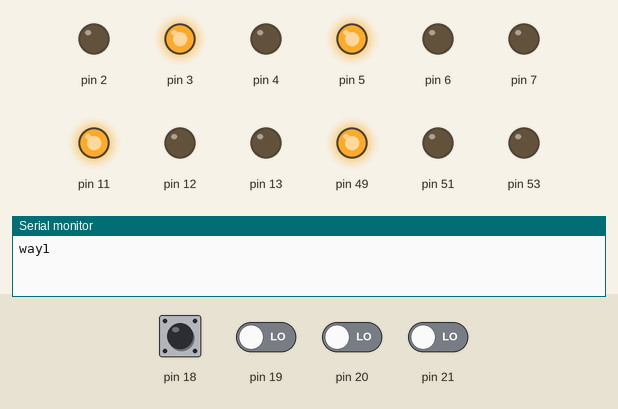
Bench run of a sketch on a simulated Arduino Mega 2560, built with avr-gcc and run on an emulated ATmega2560. On the bench: output pins drawn as LEDs (lit = HIGH), the last lines printed to the serial monitor. The inputs (shaded band) are chosen by the test bench; at power-on: pin 18 HIGH, pin 19–21 LOW.

Above: at 0.2 s.
At 4.0 s:
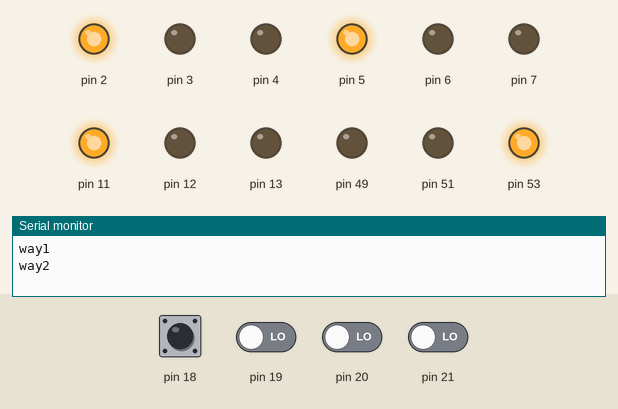
At 6.0 s:
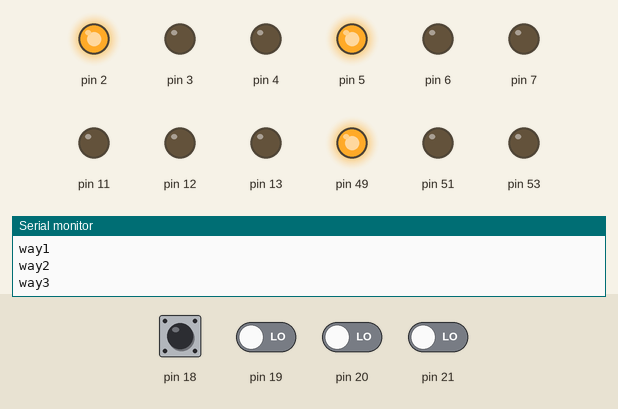
At 8.5 s:
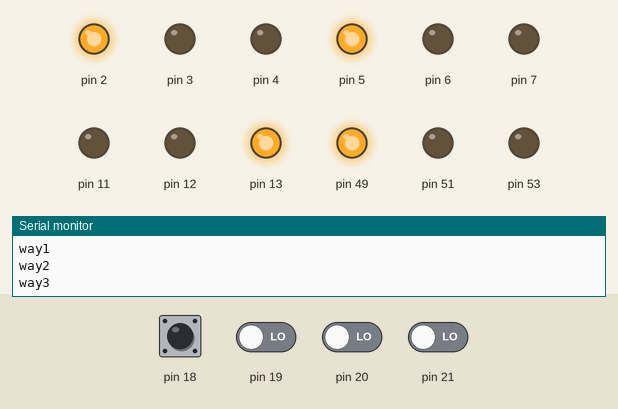
At 10.5 s:
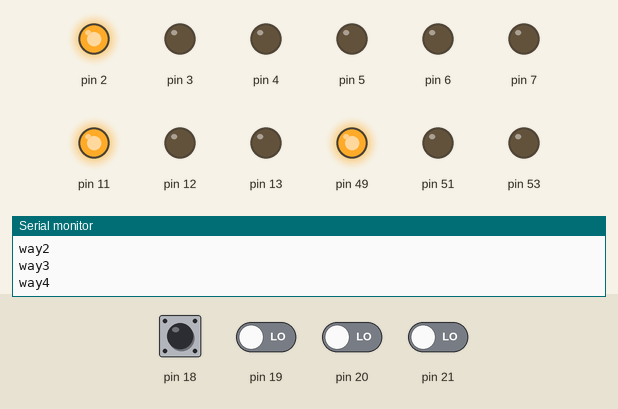
At 15.5 s:
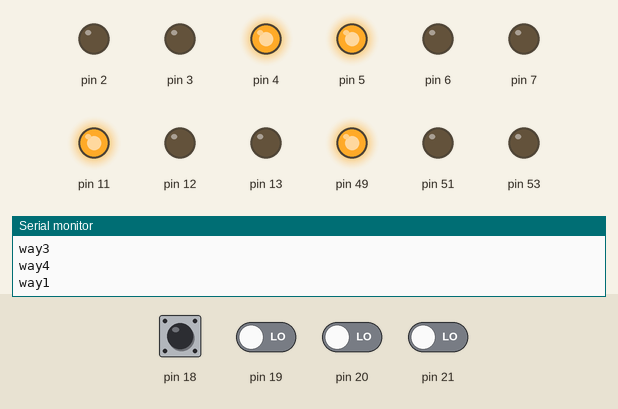
Timing chart, 0 to 18.2 s (numbered marks = the images above):
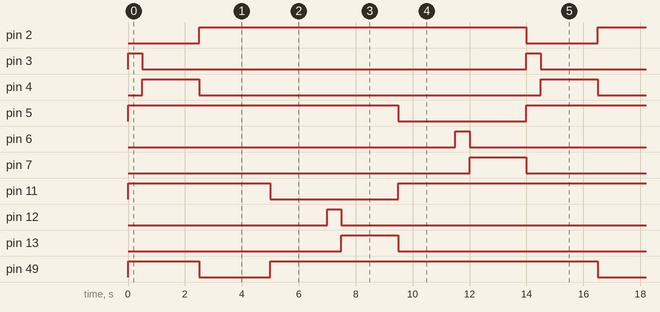

Measured:
- by itself, pin 2: alternates HIGH for 11.5 s and LOW for 2.5 s
- by itself, pin 3, pin 6, pin 12, pin 51: alternates HIGH for 0.50 s and LOW for 13.5 s
- by itself, pin 4, pin 7, pin 13, pin 53: alternates HIGH for 2.0 s and LOW for 12.0 s
- by itself, pin 5: alternates HIGH for 9.5 s and LOW for 4.5 s
- by itself, pin 11: repeats every 14.0 s: LOW 4.5 s, HIGH 9.5 s
- by itself, pin 49: repeats every 14.0 s: LOW 2.5 s, HIGH 11.5 s

The sketch:

Ambulance_mega.ino
```cpp
int flag1=HIGH;
int flag2=HIGH;
int flag3=HIGH;
int flag4=HIGH;
int Flag7=HIGH;
int Flag6=HIGH;
int Flag8=HIGH;
int Flag9=HIGH;

String way;
//int way2=LOW;
//int way3=LOW;
//int way4=LOW;

int FLAGEND = LOW;

void setup() {
Serial.begin(9600);
  pinMode(31,INPUT);
   pinMode(33,INPUT);
    pinMode(35,INPUT);
     pinMode(37,INPUT);
      pinMode(39,INPUT);
        pinMode(41,INPUT);
   pinMode(43,INPUT);
    pinMode(45,INPUT);

 pinMode(2,OUTPUT);
 pinMode(3,OUTPUT);
  pinMode(4,OUTPUT);
  pinMode(5,OUTPUT);
    pinMode(6,OUTPUT);
     pinMode(7,OUTPUT);
      pinMode(11,OUTPUT);
       pinMode(12,OUTPUT);
        pinMode(13,OUTPUT);
         pinMode(51,OUTPUT);
          pinMode(49,OUTPUT);
           pinMode(53,OUTPUT);
            digitalWrite(4,LOW);
             digitalWrite(3,LOW);
              digitalWrite(2,LOW);
               digitalWrite(51,LOW);
                digitalWrite(49,LOW);
                 digitalWrite(53,LOW);
                  digitalWrite(11,LOW);
                   digitalWrite(12,LOW);
                    digitalWrite(13,LOW);
                     digitalWrite(5,LOW);
                      digitalWrite(6,LOW);
                       digitalWrite(7,LOW);
                       digitalWrite(18,HIGH);
                       digitalWrite(16,HIGH);
                       digitalWrite(14,HIGH);


}

void loop() {

  attachInterrupt(digitalPinToInterrupt(18),buttonPressed1,RISING);
  attachInterrupt(digitalPinToInterrupt(19),buttonPressed2,RISING);
  attachInterrupt(digitalPinToInterrupt(20),buttonPressed3,RISING);
  attachInterrupt(digitalPinToInterrupt(21),buttonPressed4,RISING);

  if(FLAGEND == HIGH)
  {
      delay(10000);
      FLAGEND = LOW;
      Flag6 = HIGH;
      Flag7 = LOW;
      Flag8 = LOW;
      Flag9 = LOW;
  }

  if(Flag6 == HIGH)  {
  way="way1";
  Serial.println(way);
  digitalWrite(49,HIGH);
  digitalWrite(5,HIGH);
  digitalWrite(11,HIGH);
  digitalWrite(2,LOW);
  //GREEN LED OFF
  digitalWrite(7,LOW);
  digitalWrite(13,LOW);
  digitalWrite(53,LOW);
   digitalWrite(51,LOW);
   digitalWrite(12,LOW);
  digitalWrite(3,HIGH);
  delay(500);
  digitalWrite(3,LOW);
  digitalWrite(4,HIGH);
  delay(2000);
  digitalWrite(4,LOW);
  Flag6 = LOW;
  Flag7 = HIGH;
  Flag8 = LOW;
  Flag9 = LOW;
  }

  else if(Flag7 == HIGH)
  {
  way="way2";
  Serial.println(way);
  digitalWrite(2,HIGH);
  digitalWrite(4,LOW);
   digitalWrite(3,LOW);
  digitalWrite(5,HIGH);
  digitalWrite(6,LOW);

 //GREEN LED OFF
  digitalWrite(7,LOW);
  digitalWrite(11,HIGH);
  digitalWrite(12,LOW);
  digitalWrite(13,LOW);
  digitalWrite(49,LOW);
  digitalWrite(51,HIGH);
  delay(500);
  digitalWrite(51,LOW);
  digitalWrite(53,HIGH);
  delay(2000);
  digitalWrite(53,LOW);
  Flag8 = HIGH;
  Flag7 = LOW;
  Flag6 = LOW;
  Flag9 = LOW;
  }

  else if(Flag8 == HIGH)
  {
  way="way3";
  Serial.println(way);
  digitalWrite(2,HIGH);
  digitalWrite(3,LOW);
  digitalWrite(4,LOW);
  digitalWrite(49,HIGH);
  digitalWrite(51,LOW);
  digitalWrite(53,LOW);
  digitalWrite(5,HIGH);
  digitalWrite(6,LOW);
  digitalWrite(7,LOW);
  digitalWrite(11,LOW);
  delay(2000);

  //GREEN LED OFF
  digitalWrite(12,HIGH);
  delay(500);
  digitalWrite(12,LOW);
  digitalWrite(13,HIGH);
  delay(2000);
  digitalWrite(13,LOW);
  Flag9 = HIGH;
  Flag8 = LOW;
  Flag7 = LOW;
  Flag6 = LOW;

  }

  else if(Flag9 == HIGH)
  {
  way="way4";
  Serial.println(way);
  digitalWrite(49,HIGH);
  digitalWrite(51,LOW);
  digitalWrite(53,LOW);
  digitalWrite(2,HIGH);
  digitalWrite(4,LOW);
  digitalWrite(3,LOW);
  digitalWrite(11,HIGH);
  digitalWrite(12,LOW);
  digitalWrite(13,LOW);
  digitalWrite(5,LOW);
  delay(2000);
  digitalWrite(6,HIGH);
  delay(500);
  digitalWrite(6,LOW);
  digitalWrite(7,HIGH);
  delay(2000);
  digitalWrite(7,LOW);
  Flag6 = HIGH;
  Flag9 = LOW;
  Flag7 = LOW;
  Flag8 = LOW;
  }
 }

void buttonPressed1()

{
   flag1 = LOW;
   Flag6 = LOW;
   Flag7 = LOW;
   Flag8 = LOW;
   Flag9 = LOW;

   if((flag1 == LOW)&&(digitalRead(37)==HIGH))
   {
    way="way1";
    Serial.println(way);
      digitalWrite(3,LOW);
      digitalWrite(2,LOW);
      digitalWrite(51,LOW);
      digitalWrite(49,HIGH);
      digitalWrite(53,LOW);
      digitalWrite(4,HIGH);
      digitalWrite(11,HIGH);
      digitalWrite(12,LOW);
      digitalWrite(13,LOW);
      digitalWrite(5,HIGH);
      digitalWrite(6,LOW);
      digitalWrite(7,LOW);

         flag1 = HIGH;
         FLAGEND = HIGH;

     }
  }


void buttonPressed2()

{
   flag2 = LOW;
   Flag6 = LOW;
   Flag7 = LOW;
   Flag8 = LOW;
   Flag9 = LOW;

   if((flag2 == LOW)&&(digitalRead(35)==HIGH))
   {
    way="way2";
    Serial.println(way);
      digitalWrite(3,LOW);
      digitalWrite(2,HIGH);
      digitalWrite(51,LOW);
      digitalWrite(49,LOW);
      digitalWrite(53,HIGH);
      digitalWrite(4,LOW);
      digitalWrite(11,HIGH);
      digitalWrite(12,LOW);
      digitalWrite(13,LOW);
      digitalWrite(5,HIGH);
      digitalWrite(6,LOW);
      digitalWrite(7,LOW);

       flag2 = HIGH;
       FLAGEND = HIGH;
   }
   }

void buttonPressed3()

{
   flag3 = LOW;
   Flag6 = LOW;
   Flag7 = LOW;
   Flag8 = LOW;
   Flag9 = LOW;

   if((flag3 == LOW)&&(digitalRead(33)==HIGH))
   {
      way="way3";
      Serial.println(way);
        digitalWrite(3,LOW);
        digitalWrite(2,HIGH);
        digitalWrite(51,LOW);
        digitalWrite(49,HIGH);
        digitalWrite(53,LOW);
        digitalWrite(4,LOW);
        digitalWrite(11,LOW);
        digitalWrite(12,LOW);
        digitalWrite(13,HIGH);
        digitalWrite(5,HIGH);
        digitalWrite(6,LOW);
        digitalWrite(7,LOW);

         flag3 = HIGH;
         FLAGEND = HIGH;
   }
   }


 void buttonPressed4()

{
   flag4 = LOW;
   Flag6 = LOW;
   Flag7 = LOW;
   Flag8 = LOW;
   Flag9 = LOW;

   if((flag4 == LOW)&&(digitalRead(31)==HIGH))
   {
     way="way4";
     Serial.println(way);
      digitalWrite(2,HIGH);
      digitalWrite(51,LOW);
      digitalWrite(49,HIGH);
      digitalWrite(53,LOW);
      digitalWrite(4,LOW);
      digitalWrite(11,HIGH);
      digitalWrite(12,LOW);
      digitalWrite(13,LOW);
      digitalWrite(5,LOW);
      digitalWrite(6,LOW);
      digitalWrite(7,HIGH);

      flag4 = HIGH;
      FLAGEND = HIGH;
   }
}
```
